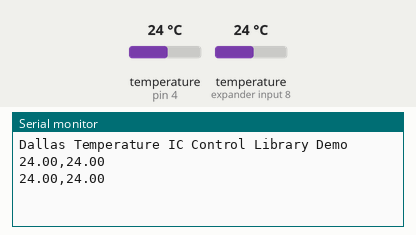
This sketch was run on a simulated Arduino Uno, built with avr-gcc and run on an emulated ATmega328P. Shown: the last lines printed to the serial monitor. The inputs (shaded band) are chosen by the test bench; at power-on: temperature (sensors on pin 4, expander input 8) 24 °C.

Above: at 5.3 s.
5.4 s: temperature (sensor on pin 4) set to 12 °C
At 7.3 s:
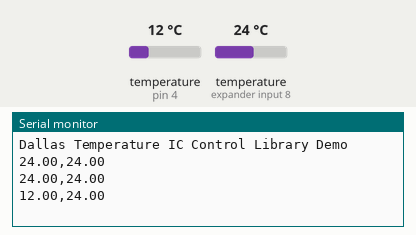
8.8 s: temperature (sensor on expander input 8) set to 12 °C
At 10.6 s:
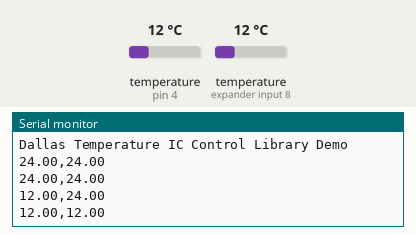
12.2 s: temperature (sensor on pin 4) set to 19 °C
At 14.8 s:
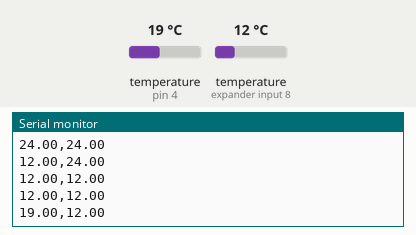
15.6 s: temperature (sensor on expander input 8) set to 19 °C
At 16.9 s:
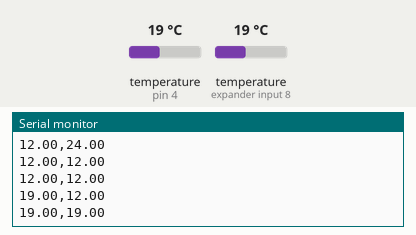
Timing chart, 0 to 18.6 s (numbered marks = the images above; inputs shaded):
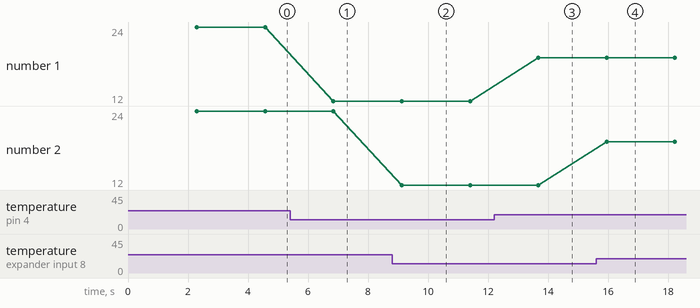

The sketch:

simpleTempByIndex2Sensors.ino
```cpp
// Include the libraries we need
// adapted the dallas simple temp by index
// for reading two thermomoters
// for set up see https://randomnerdtutorials.com/guide-for-ds18b20-temperature-sensor-with-arduino/

#include <OneWire.h>
#include <DallasTemperature.h>

// Data wire is plugged into port 2 on the Arduino
#define ONE_WIRE_BUS 4

// Setup a oneWire instance to communicate with any OneWire devices (not just Maxim/Dallas temperature ICs)
OneWire oneWire(ONE_WIRE_BUS);

// Pass our oneWire reference to Dallas Temperature.
DallasTemperature sensors(&oneWire);

/*
 * The setup function. We only start the sensors here
 */
void setup(void)
{
  // start serial port
  Serial.begin(9600);
  Serial.println("Dallas Temperature IC Control Library Demo");

  // Start up the library
  sensors.begin();
}

/*
 * Main function, get and show the temperature
 */
void loop(void)
{
  // call sensors.requestTemperatures() to issue a global temperature
  // request to all devices on the bus
  //Serial.print("Requesting temperatures...");
  sensors.requestTemperatures(); // Send the command to get temperatures
  //Serial.println("DONE");
  delay(1500);
  // After we got the temperatures, we can print them here.
  // We use the function ByIndex, and as an example get the temperature from the first sensor only.
  float tempC = sensors.getTempCByIndex(0);
  float tempC1= sensors.getTempCByIndex(1);
  Serial.print(tempC);
  Serial.print(",");
  Serial.println(tempC1);

  /* Check if reading was successful
  if (tempC != DEVICE_DISCONNECTED_C)
  {
    Serial.print("Temperature for the device 1 (index 0) is: ");
    Serial.println(tempC);
  }
  else
  {
    Serial.println("Error: Could not read temperature data");
  }
  */
}
```

Measured:
- after the input at 5.4 s, the serial monitor: prints a new line after 1.4 s (image 1)
- after the input at 8.8 s, the serial monitor: prints a new line after 0.32 s (image 2)
- after the input at 12.2 s, the serial monitor: prints a new line after 1.5 s (image 3)
- after the input at 15.6 s, the serial monitor: prints a new line after 0.36 s (image 4)
- plotted number 1: 24 → 12 after the input at 5.4 s, 12 → 19 after the input at 12.2 s
